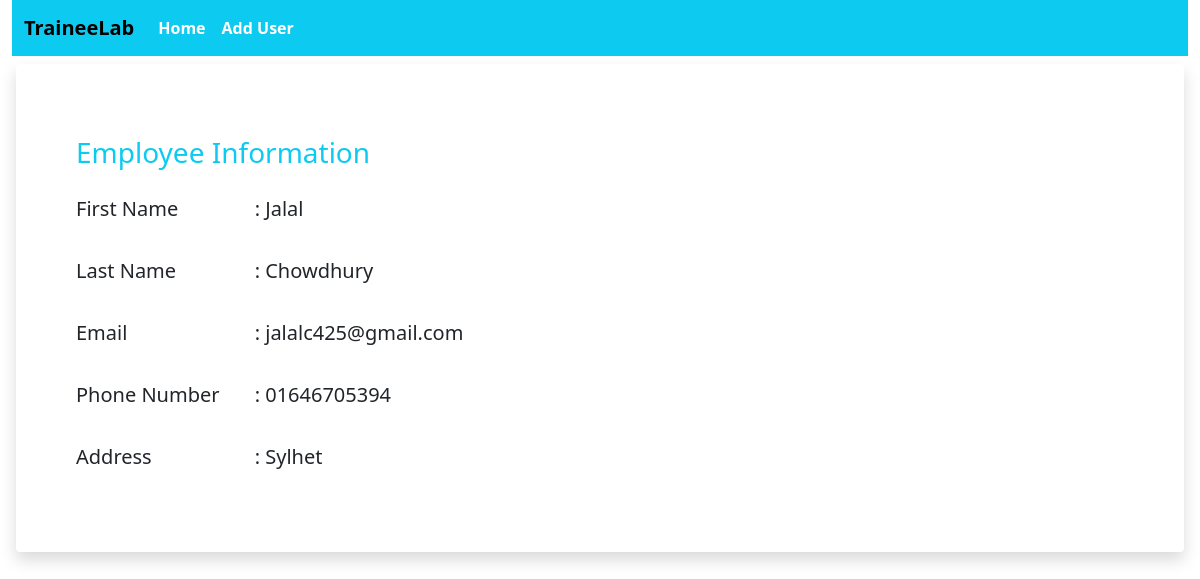
/read.php?id=9, run on the app's committed database.
### tables this page shows
CREATE TABLE `users` (
  `id` int(11) NOT NULL,
  `first_name` varchar(100) NOT NULL,
  `last_name` varchar(100) NOT NULL,
  `email` varchar(255) NOT NULL,
  `phone_number` varchar(15) NOT NULL,
  `address` varchar(255) NOT NULL
);

### read.php (the view, shortened to what this page needs)
<!DOCTYPE html>
<html lang="en">
<head>
    <link href="https://cdn.jsdelivr.net/npm/bootstrap@5.0.2/dist/css/bootstrap.min.css" rel="stylesheet"
>
</head>
<body>
    <?php
    if (isset($_GET["id"]) && !empty(trim($_GET["id"]))) {
        require_once "config.php";
        $id = trim($_GET["id"]);
        $query = mysqli_query($conn, "SELECT * FROM users WHERE ID = '$id'");
        if ($user = mysqli_fetch_assoc($query)) {
            $firstName   = $user["first_name"];
            $lastName    = $user["last_name"];
            $email       = $user["email"];
            $phoneNumber = $user["phone_number"];
            $address     = $user["address"];
        } else {
            header("location: read.php");
            exit();
        }
    } else {
        header("location: read.php");
        exit();
    }
  ?>
    <div class="wrapper">
        <div class="container-fluid">
            <nav class="navbar navbar-expand-lg navbar-light bg-info">
                <div class="container-fluid">
                    <a class="navbar-brand fw-bold" style="color:black;" href="#">TraineeLab</a>
                    <div class="collapse navbar-collapse" id="navbarNav">
                        <ul class="navbar-nav">
                            <li class="nav-item">
                                <a class="nav-link active text-white fw-bold" aria-current="page" href="index.php">Home</a>
                            </li>
                            <li class="nav-item">
                                <a class="nav-link active text-white fw-bold" href="create.php">Add User</a>
                            </li>
                        </ul>
                    </div>
                </div>
            </nav>
            <div class="row mx-1 mt-2 shadow p-5 mb-5 bg-body rounded">
                <div class="col-md-12">
                    <div class="d-flex justify-content-left fw-bold mt-4 mb-3 text-info">
                        <h3> Employee Information</h3>
                    </div>
                    <div class="row mb-3">
                        <label for="inputPassword3" class="col-sm-2 col-md-2 fs-5">First Name</label>
                        <div class="col-sm-10 col-md-10">
                            <p class="fs-5"><?php echo ":  ".$firstName ?></p>
                        </div>
                    </div>
                    <div class="row mb-3">
                        <label for="inputPassword3" class="col-sm-2 col-md-2 fs-5">Last Name</label>
                        <div class="col-sm-10 col-md-10">
                            <p class="fs-5"><?php echo ":  ".$lastName ?></p>
                        </div>
                    </div>
                    <div class="row mb-3">
                        <label for="inputPassword3" class="col-sm-2 col-md-2 fs-5">Email</label>
                        <div class="col-sm-10 col-md-10">
                            <p class="fs-5"><?php echo ":  ".$email ?></p>
                        </div>
                    </div>
                    <div class="row mb-3">
                        <label for="inputPassword3" class="col-sm-2 col-md-2 fs-5">Phone Number</label>
                        <div class="col-sm-10 col-md-10">
                            <p class="fs-5"><?php echo ":  ".$phoneNumber ?></p>
                        </div>
                    </div>
                    <div class="row mb-3">
                        <label for="inputPassword3" class="col-sm-2 col-md-2 fs-5">Address</label>
                        <div class="col-sm-10 col-md-10">
                            <p class="fs-5"><?php echo ":  ".$address ?></p>
                        </div>
                    </div>
                </div>
            </div>
        </div>
    </div>
</body>
</html>

### read.php (style rules this page uses)
.wrapper { width: 1200px; margin: 0 auto; }

### data on the page
users: first_name "Jalal", last_name "Chowdhury", email "jalalc425@gmail.com", phone_number "01646705394", address "Sylhet"
